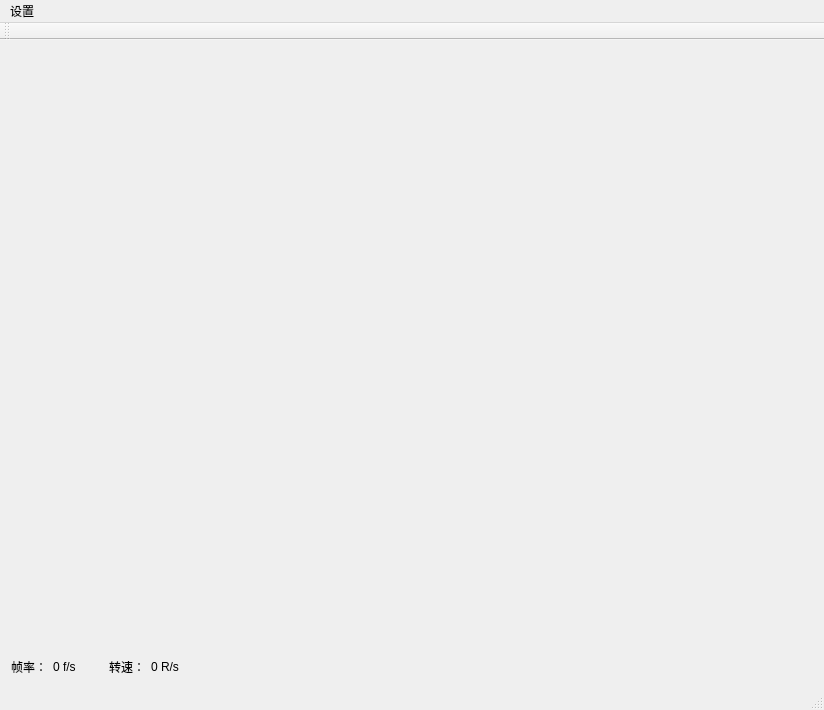
<?xml version="1.0" encoding="UTF-8"?>
<ui version="4.0">
 <class>MainWindow</class>
 <widget class="QMainWindow" name="MainWindow">
  <property name="geometry">
   <rect>
    <x>0</x>
    <y>0</y>
    <width>824</width>
    <height>703</height>
   </rect>
  </property>
  <property name="windowTitle">
   <string>芯视界串口数据调试软件</string>
  </property>
  <property name="windowIcon">
   <iconset>
    <normaloff>icon_1.png</normaloff>icon_1.png</iconset>
  </property>
  <widget class="QWidget" name="centralWidget">
   <layout class="QFormLayout" name="formLayout">
    <item row="0" column="0">
     <widget class="GLWidget" name="widget" native="true">
      <property name="minimumSize">
       <size>
        <width>800</width>
        <height>600</height>
       </size>
      </property>
      <property name="maximumSize">
       <size>
        <width>600</width>
        <height>600</height>
       </size>
      </property>
     </widget>
    </item>
    <item row="1" column="0">
     <layout class="QHBoxLayout" name="horizontalLayout">
      <item>
       <widget class="QLabel" name="label">
        <property name="text">
         <string>帧率：</string>
        </property>
       </widget>
      </item>
      <item>
       <widget class="QLabel" name="showlabel_1">
        <property name="minimumSize">
         <size>
          <width>50</width>
          <height>0</height>
         </size>
        </property>
        <property name="text">
         <string>0 f/s</string>
        </property>
       </widget>
      </item>
      <item>
       <widget class="QLabel" name="label_2">
        <property name="text">
         <string>转速：</string>
        </property>
       </widget>
      </item>
      <item>
       <widget class="QLabel" name="showlabel_2">
        <property name="minimumSize">
         <size>
          <width>50</width>
          <height>20</height>
         </size>
        </property>
        <property name="text">
         <string>0 R/s</string>
        </property>
       </widget>
      </item>
      <item>
       <spacer name="horizontalSpacer">
        <property name="orientation">
         <enum>Qt::Horizontal</enum>
        </property>
        <property name="sizeHint" stdset="0">
         <size>
          <width>478</width>
          <height>20</height>
         </size>
        </property>
       </spacer>
      </item>
     </layout>
    </item>
   </layout>
  </widget>
  <widget class="QMenuBar" name="menuBar">
   <property name="geometry">
    <rect>
     <x>0</x>
     <y>0</y>
     <width>824</width>
     <height>23</height>
    </rect>
   </property>
   <widget class="QMenu" name="menu">
    <property name="title">
     <string>设置</string>
    </property>
    <addaction name="action"/>
    <addaction name="action_2"/>
    <addaction name="action_3"/>
   </widget>
   <addaction name="menu"/>
  </widget>
  <widget class="QToolBar" name="mainToolBar">
   <attribute name="toolBarArea">
    <enum>TopToolBarArea</enum>
   </attribute>
   <attribute name="toolBarBreak">
    <bool>false</bool>
   </attribute>
  </widget>
  <widget class="QStatusBar" name="statusBar"/>
  <action name="action">
   <property name="text">
    <string>建立连接</string>
   </property>
  </action>
  <action name="action_2">
   <property name="text">
    <string>断开连接</string>
   </property>
  </action>
  <action name="action_3">
   <property name="text">
    <string>功能设置</string>
   </property>
  </action>
 </widget>
 <layoutdefault spacing="6" margin="11"/>
 <customwidgets>
  <customwidget>
   <class>GLWidget</class>
   <extends>QWidget</extends>
   <header location="global">glwidget.h</header>
   <container>1</container>
  </customwidget>
 </customwidgets>
 <resources/>
 <connections/>
</ui>
